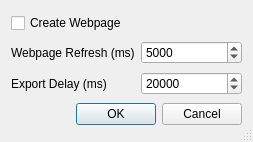
<?xml version="1.0" encoding="UTF-8"?>
<ui version="4.0" stdsetdef="1">
  <author></author>
  <comment></comment>
  <exportmacro></exportmacro>
  <class>AutoExport</class>
  <widget class="QDialog" name="AutoExport">
    <property name="geometry">
      <rect>
        <x>0</x>
        <y>0</y>
        <width>253</width>
        <height>142</height>
      </rect>
    </property>
    <property name="windowTitle">
      <string>Auto Export Image</string>
    </property>
    <property name="sizeGripEnabled">
      <bool>true</bool>
    </property>
    <layout class="QGridLayout">
      <property name="margin">
        <number>11</number>
      </property>
      <property name="spacing">
        <number>6</number>
      </property>
      <item row="3" column="0" rowspan="1" colspan="2">
        <layout class="QHBoxLayout">
          <property name="margin">
            <number>0</number>
          </property>
          <property name="spacing">
            <number>6</number>
          </property>
          <item>
            <spacer name="Horizontal Spacing2">
              <property name="sizeHint">
                <size>
                  <width>20</width>
                  <height>20</height>
                </size>
              </property>
              <property name="sizeType">
                <enum>QSizePolicy::Expanding</enum>
              </property>
              <property name="orientation">
                <enum>Qt::Horizontal</enum>
              </property>
            </spacer>
          </item>
          <item>
            <widget class="QPushButton" name="buttonOk">
              <property name="text">
                <string>OK</string>
              </property>
              <property name="shortcut">
                <number>0</number>
              </property>
              <property name="autoDefault">
                <bool>true</bool>
              </property>
              <property name="default">
                <bool>true</bool>
              </property>
            </widget>
          </item>
          <item>
            <widget class="QPushButton" name="buttonCancel">
              <property name="text">
                <string>Cancel</string>
              </property>
              <property name="shortcut">
                <number>0</number>
              </property>
              <property name="autoDefault">
                <bool>true</bool>
              </property>
            </widget>
          </item>
        </layout>
      </item>
      <item row="0" column="0" rowspan="1" colspan="2">
        <widget class="QCheckBox" name="createWebpage">
          <property name="text">
            <string>Create Webpage</string>
          </property>
        </widget>
      </item>
      <item row="1" column="1">
        <widget class="QSpinBox" name="refreshTime">
          <property name="maximum">
            <number>100000</number>
          </property>
          <property name="value">
            <number>5000</number>
          </property>
        </widget>
      </item>
      <item row="2" column="1">
        <widget class="QSpinBox" name="exportDelay">
          <property name="maximum">
            <number>120000</number>
          </property>
          <property name="singleStep">
            <number>100</number>
          </property>
          <property name="value">
            <number>20000</number>
          </property>
        </widget>
      </item>
      <item row="1" column="0">
        <widget class="QLabel" name="TextLabel2">
          <property name="text">
            <string>Webpage Refresh (ms)</string>
          </property>
          <property name="wordWrap">
            <bool>false</bool>
          </property>
        </widget>
      </item>
      <item row="2" column="0">
        <widget class="QLabel" name="TextLabel1">
          <property name="text">
            <string>Export Delay (ms)</string>
          </property>
          <property name="wordWrap">
            <bool>false</bool>
          </property>
        </widget>
      </item>
    </layout>
  </widget>
  <layoutdefault spacing="6" margin="11"/>
  <pixmapfunction>qPixmapFromMimeSource</pixmapfunction>
  <connections>
    <connection>
      <sender>buttonOk</sender>
      <signal>clicked()</signal>
      <receiver>AutoExport</receiver>
      <slot>accept()</slot>
    </connection>
    <connection>
      <sender>buttonCancel</sender>
      <signal>clicked()</signal>
      <receiver>AutoExport</receiver>
      <slot>reject()</slot>
    </connection>
  </connections>
</ui>
